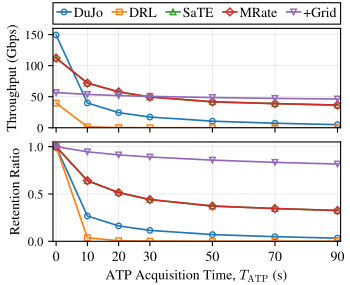

Write Python code to recreate this figure.
import os
import sys

import matplotlib.pyplot as plt
import pandas as pd

CURRENT_DIR = os.path.dirname(os.path.abspath(__file__))
if CURRENT_DIR not in sys.path:
    sys.path.append(CURRENT_DIR)
PARENT_DIR = os.path.abspath(os.path.join(CURRENT_DIR, os.pardir))
if PARENT_DIR not in sys.path:
    sys.path.append(PARENT_DIR)

from legacy_augmented_plot_common import FONT_SIZE, METHOD_COLORS, apply_plot_style
from tcom_revision_common import (
    DEFAULT_ATP_TIME_SWEEP_SEC,
    parse_env_int_list,
    HEADLINE_METHODS,
    SUPPORTING_METHODS,
    latest_run_dir,
)


FIG_WIDTH_PX = 350
FIG_HEIGHT_PX = 285
DPI = 100
FIG_WIDTH_IN = FIG_WIDTH_PX / DPI
FIG_HEIGHT_IN = FIG_HEIGHT_PX / DPI
LEGEND_BOX = (0.15, 0.915, 0.825, 0.12)
TOP_AXIS_BOX = [0.15, 0.55, 0.825, 0.35]
BOTTOM_AXIS_BOX = [0.15, 0.15, 0.825, 0.35]

apply_plot_style()
FONT_SIZE = 10
plt.rcParams.update({"font.size": 10, "axes.labelsize": 10, "xtick.labelsize": 10, "ytick.labelsize": 10, "legend.fontsize": 10})

METHOD_STYLE = {
    "DuJo": {"color": METHOD_COLORS["DuJo"], "marker": "o"},
    "DRL": {"color": METHOD_COLORS["DRL"], "marker": "s"},
    "SaTE": {"color": METHOD_COLORS["SaTE"], "marker": "^"},
    "MRate": {"color": METHOD_COLORS["MRate"], "marker": "D"},
    "+Grid": {"color": METHOD_COLORS["+Grid"], "marker": "v"},
    "Rand": {"color": METHOD_COLORS["Rand"], "marker": "x"},
}

METHOD_ALIASES = {
    "DRL": ["DRL", "LD"],
}

ATP_PLOT_TIMES = parse_env_int_list("TCOM_REVISION_ATP_TIMES_SEC", DEFAULT_ATP_TIME_SWEEP_SEC)

PLOT_METHOD_SET = set()
for method in HEADLINE_METHODS:
    PLOT_METHOD_SET.add(method)
    PLOT_METHOD_SET.update(METHOD_ALIASES.get(method, [method]))
for method in SUPPORTING_METHODS:
    PLOT_METHOD_SET.add(method)
    PLOT_METHOD_SET.update(METHOD_ALIASES.get(method, [method]))

run_parent = os.path.join(PARENT_DIR, "test_tcom_atp_transition")
run_dir = os.getenv("TCOM_REVISION_RESULTS_DIR", "").strip()
if not run_dir:
    run_dir = latest_run_dir(run_parent)
results_path = os.path.join(run_dir, "results.csv")
summary_path = os.path.join(run_dir, "summary.csv")
print("Using results from:", run_dir)

if os.path.exists(summary_path):
    df = pd.read_csv(summary_path)
else:
    results_df = pd.read_csv(results_path)
    if "atp_time_seconds" not in results_df.columns:
        raise ValueError("ATP-time sweep results require the atp_time_seconds column.")
    if "initialization_snapshot" in results_df.columns:
        results_df = results_df[results_df["initialization_snapshot"] == 0].copy()
    results_df["usable_link_fraction"] = results_df.apply(
        lambda row: 0.0 if row["matched_links"] == 0 else row["usable_links"] / row["matched_links"],
        axis=1,
    )
    df = (
        results_df.groupby(["method", "atp_time_seconds"], as_index=False)
        .agg(
            snapshot_count=("offset_seconds", "count"),
            avg_original_served_throughput_gbps=("original_served_throughput_gbps", "mean"),
            avg_atp_served_throughput_gbps=("atp_served_throughput_gbps", "mean"),
            avg_original_served_ratio=("original_served_ratio", "mean"),
            avg_atp_served_ratio=("atp_served_ratio", "mean"),
            avg_usable_link_fraction=("usable_link_fraction", "mean"),
            avg_new_link_fraction=("new_link_fraction", "mean"),
            avg_acquiring_links=("acquiring_links", "mean"),
        )
    )
    df["throughput_retention_ratio"] = (
        df["avg_atp_served_throughput_gbps"] / df["avg_original_served_throughput_gbps"]
    )

df = df[
    df["method"].isin(PLOT_METHOD_SET)
    & df["atp_time_seconds"].isin(ATP_PLOT_TIMES)
].copy()
active_user_filter = os.getenv("TCOM_REVISION_ACTIVE_USER_PERCENTAGE", "").strip()
if active_user_filter:
    print("Ignoring TCOM_REVISION_ACTIVE_USER_PERCENTAGE for pre-aggregated ATP sweep plot.")
if df.empty:
    raise ValueError("No ATP transition summary rows are available for plotting after filtering.")
for method in HEADLINE_METHODS:
    method_rows = df[df["method"].isin(METHOD_ALIASES.get(method, [method]))]
    if len(method_rows) != len(ATP_PLOT_TIMES) or set(method_rows["atp_time_seconds"]) != set(ATP_PLOT_TIMES):
        raise ValueError(f"Incomplete or duplicate ATP sweep for {method}")

df.sort_values(["method", "atp_time_seconds"], inplace=True)

fig, axs = plt.subplots(2, 1)
fig.set_size_inches(FIG_WIDTH_IN, FIG_HEIGHT_IN)

plot_methods = [
    method
    for method in HEADLINE_METHODS + SUPPORTING_METHODS
    if method in set(df["method"])
]
for method in plot_methods:
    method_df = df[df["method"].isin(METHOD_ALIASES.get(method, [method]))]
    if method_df.empty:
        continue
    style = METHOD_STYLE[method]
    axs[0].plot(
        method_df["atp_time_seconds"],
        method_df["avg_atp_served_throughput_gbps"],
        label=method,
        linewidth=1.2,
        marker=style["marker"],
        markersize=4,
        color=style["color"],
        markerfacecolor="none",
        markeredgecolor=style["color"],
        markeredgewidth=1.0,
    )
    axs[1].plot(
        method_df["atp_time_seconds"],
        method_df["throughput_retention_ratio"],
        label=method,
        linewidth=1.2,
        marker=style["marker"],
        markersize=4,
        color=style["color"],
        markerfacecolor="none",
        markeredgecolor=style["color"],
        markeredgewidth=1.0,
    )

axs[0].set_ylabel("Throughput (Gbps)")
axs[1].set_ylabel("Retention Ratio")
axs[1].set_xlabel(r"ATP Acquisition Time, $T_{\mathrm{ATP}}$ (s)")
axs[0].grid(True, zorder=0, alpha=0.35, linewidth=0.5)
axs[1].grid(True, zorder=0, alpha=0.35, linewidth=0.5)

for ax in axs:
    ax.set_xticks(ATP_PLOT_TIMES)
    ax.set_xlim(min(ATP_PLOT_TIMES) - 1, max(ATP_PLOT_TIMES) + 1)
    for spine in ax.spines.values():
        spine.set_linewidth(0.8)
    ax.tick_params(axis="y", labelsize=FONT_SIZE - 1)

axs[0].tick_params(labelbottom=False)
axs[0].set_ylim(0.0, 160.0)
axs[0].set_yticks([0, 50, 100, 150])
axs[1].set_ylim(0.0, 1.05)
axs[1].set_yticks([0.0, 0.5, 1.0])

axs[0].set_position(TOP_AXIS_BOX)
axs[1].set_position(BOTTOM_AXIS_BOX)
handles, labels = axs[0].get_legend_handles_labels()
legend = fig.legend(
    handles,
    labels,
    fontsize=FONT_SIZE,
    loc="lower left",
    bbox_to_anchor=LEGEND_BOX,
    mode="expand",
    ncol=min(5, max(1, len(labels))),
    borderaxespad=0.0,
    frameon=True,
    fancybox=False,
    edgecolor="black",
    facecolor="white",
    framealpha=1,
    borderpad=0.3,
    labelspacing=0.2,
    handlelength=1,
    handleheight=0.8,
    handletextpad=0.2,
)
legend.get_frame().set_linewidth(0.8)

output_path = os.path.join(CURRENT_DIR, os.path.splitext(os.path.basename(__file__))[0] + ".pdf")
fig.savefig(output_path, format="pdf", pad_inches=0.0)
